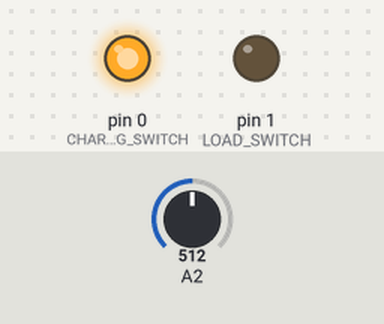
The sketch below on a simulated Arduino Uno, built with avr-gcc and run on an emulated ATmega328P. Parts: output pins drawn as LEDs (lit = HIGH). The inputs (shaded band) are chosen by the test bench; at power-on: A2 = 512.

Above: at 1.2 s.
1.3 s: A2 set to 722
3.7 s: A2 set to 759
At 6.4 s:
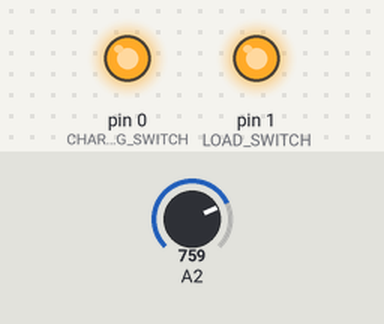
6.7 s: A2 set to 883
9.7 s: A2 set to 910
At 11.9 s:
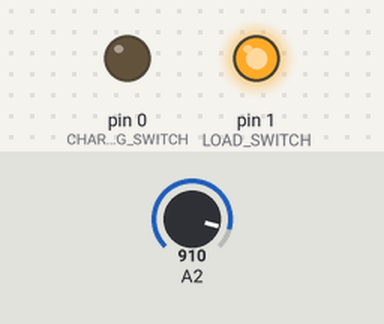
12.7 s: A2 set to 716
At 14.2 s:
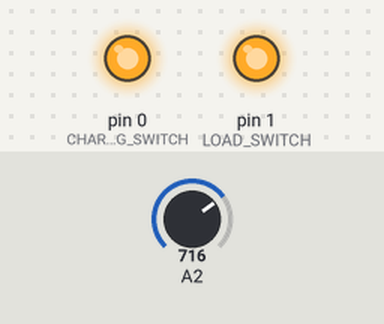
14.5 s: A2 set to 900
At 16.8 s:
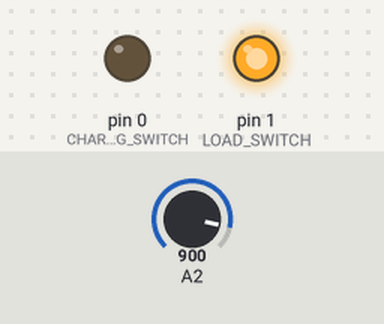
Timing chart, 0 to 18.3 s (numbered marks = the images above; inputs shaded):
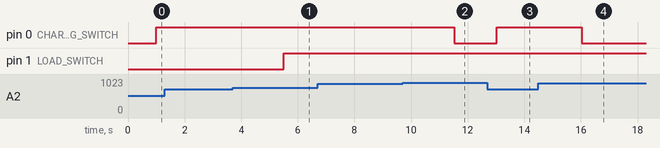

The sketch:

attiny_sbps.ino
```cpp
const float VOLTAGE_REFERENCE = 1.06; // 1.1v reference, may slightly differ between units, for me this value works fine (1.06V)
const float VOLTAGE_DIVIDER_RATIO = 4.3; // 1v at ADC == 4.3v of Vs
const float ADC_CONVERSION_VALUE = (VOLTAGE_REFERENCE / 1023) * VOLTAGE_DIVIDER_RATIO;

const int READING_SAMPLES_COUNT = 20;

const int OVERCHARGING_CUTOFF_VOLTAGE = 4.2;
const int LOW_VOLTAGE_LOAD_CUTOFF_VOLTAGE = 3.1;

const int CHARGING_SWITCH = 0;
const int LOAD_SWITCH = 1;
const float LOAD_HYSTERESIS_VOLTAGE = 0.3;

void setup() {
  analogReference(INTERNAL);

  pinMode(CHARGING_SWITCH, OUTPUT);
  pinMode(LOAD_SWITCH, OUTPUT);
}

float getVoltage() {
  float avg = 0;

  for (int i = 0; i < READING_SAMPLES_COUNT; i++) {
    int adcValue = analogRead(A2);
    avg += adcValue * ADC_CONVERSION_VALUE;

    delay(50);
  }

  return avg / READING_SAMPLES_COUNT;
}


void manageLoadSwitch(float voltage) {
  const int currentLoadSwitchState = digitalRead(LOAD_SWITCH);
  float cutoffVoltage = LOW_VOLTAGE_LOAD_CUTOFF_VOLTAGE;

  if (currentLoadSwitchState == LOW) {
    cutoffVoltage += LOAD_HYSTERESIS_VOLTAGE;
  }

  if (voltage >= cutoffVoltage) {
    digitalWrite(LOAD_SWITCH, HIGH);
  } else {
    digitalWrite(LOAD_SWITCH, LOW);
  }
}

void manageChargingSwitch(float voltage) {
  if (voltage >= OVERCHARGING_CUTOFF_VOLTAGE) {
    digitalWrite(CHARGING_SWITCH, LOW);
  } else {
    digitalWrite(CHARGING_SWITCH, HIGH);
  }
}

void loop() {
  digitalWrite(CHARGING_SWITCH, LOW);
  digitalWrite(LOAD_SWITCH, LOW);

  while (true) {
    float voltage = getVoltage();

    manageChargingSwitch(voltage);
    manageLoadSwitch(voltage);

    delay(500);
  }
}
```

Measured:
- the behaviour switches between 740 and 741 on A2 (found by bisection; images 0 and 1)
- the behaviour switches between 897 and 898 on A2 (found by bisection; images 1 and 2)
- after the input at 1.3 s, every drawn part: stays the same
- after the input at 3.7 s, pin 1 (LOAD_SWITCH): LOW → HIGH after 1.8 s
- after the input at 6.7 s, every drawn part: stays the same
- after the input at 9.7 s, pin 0 (CHARGING_SWITCH): HIGH → LOW after 1.8 s
- after the input at 12.7 s, pin 0 (CHARGING_SWITCH): LOW → HIGH after 0.32 s
- after the input at 14.5 s, pin 0 (CHARGING_SWITCH): HIGH → LOW after 1.5 s
